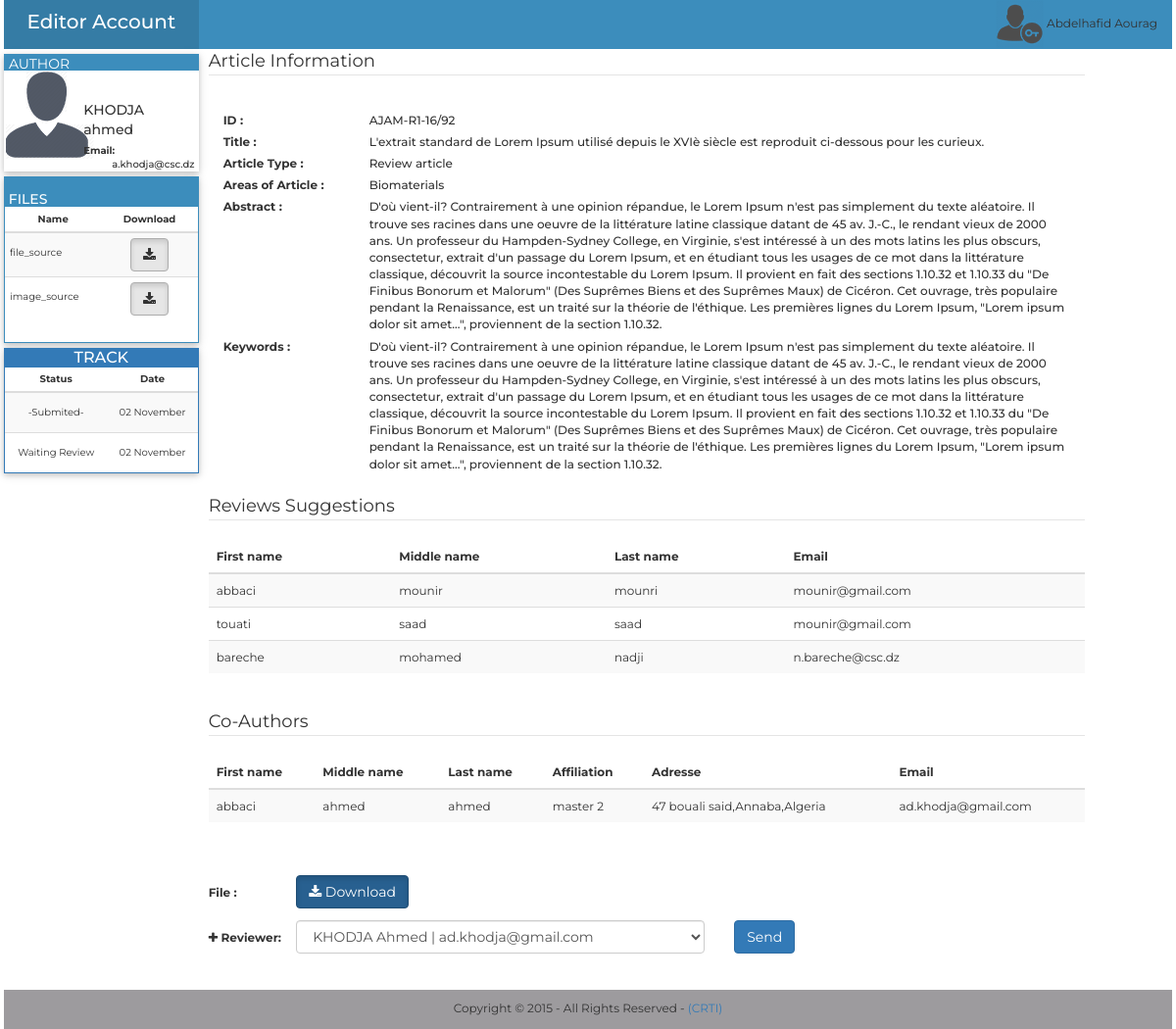
The page /Editor-in-chief/php/wait_rev.php?idar=92&et_e=155&idau=15 (signed in) on the database its author committed.
### tables this page shows
CREATE TABLE `personne` (
  `id` int(11) NOT NULL AUTO_INCREMENT,
  `fname` varchar(255) NOT NULL,
  `mname` varchar(255) DEFAULT NULL,
  `lname` varchar(255) NOT NULL,
  `affiliation` varchar(255) NOT NULL,
  `adresse` varchar(255) NOT NULL,
  `city` varchar(255) NOT NULL,
  `state` varchar(255) NOT NULL,
  `contry` varchar(255) NOT NULL,
  `pcode` varchar(10) NOT NULL,
  `email` varchar(255) NOT NULL,
  `phone` varchar(20) DEFAULT NULL,
  `fax` varchar(20) DEFAULT NULL,
  `password` varchar(255) NOT NULL,
  `date` datetime DEFAULT NULL,
  `title` varchar(255) NOT NULL,
  `grade` varchar(255) NOT NULL,
  PRIMARY KEY (`id`),
  UNIQUE KEY `email` (`email`)
);

CREATE TABLE `file` (
  `id` int(11) NOT NULL AUTO_INCREMENT,
  `name` varchar(255) NOT NULL,
  `size` varchar(255) DEFAULT NULL,
  `article` int(11) NOT NULL,
  `type` varchar(20) NOT NULL,
  `extension` varchar(255) DEFAULT NULL,
  PRIMARY KEY (`id`),
  KEY `article_fk` (`article`),
  CONSTRAINT `article_fk` FOREIGN KEY (`article`) REFERENCES `article` (`id`) ON DELETE CASCADE ON UPDATE CASCADE
);

CREATE TABLE `state_editor` (
  `id` int(11) NOT NULL AUTO_INCREMENT,
  `article` int(11) NOT NULL,
  `file` int(11) DEFAULT NULL,
  `etat` varchar(255) NOT NULL,
  `date` datetime NOT NULL,
  `editor` int(11) NOT NULL,
  `vu` varchar(255) DEFAULT 'no',
  PRIMARY KEY (`id`),
  KEY `fk_article_editor_chef` (`article`),
  KEY `fk_file_editor_chef` (`file`),
  CONSTRAINT `fk_article_editor_chef` FOREIGN KEY (`article`) REFERENCES `article` (`id`) ON DELETE CASCADE ON UPDATE CASCADE,
  CONSTRAINT `fk_file_editor_chef` FOREIGN KEY (`file`) REFERENCES `file` (`id`) ON DELETE CASCADE ON UPDATE CASCADE
);

CREATE TABLE `article` (
  `etiquette` varchar(255) DEFAULT NULL,
  `id` int(11) NOT NULL AUTO_INCREMENT,
  `author` int(11) NOT NULL,
  `title` mediumtext NOT NULL,
  `type` varchar(255) NOT NULL,
  `area` varchar(255) NOT NULL,
  `abstract` text NOT NULL,
  `keywords` text NOT NULL,
  `date` datetime NOT NULL,
  `state` varchar(255) NOT NULL,
  `cle` varchar(255) NOT NULL,
  PRIMARY KEY (`id`),
  KEY `author` (`author`),
  CONSTRAINT `author` FOREIGN KEY (`author`) REFERENCES `personne` (`id`) ON DELETE CASCADE ON UPDATE CASCADE
);

CREATE TABLE `sug_rev` (
  `id` int(11) NOT NULL AUTO_INCREMENT,
  `fname` varchar(255) NOT NULL,
  `lname` varchar(255) NOT NULL,
  `mname` varchar(255) NOT NULL,
  `email` varchar(255) NOT NULL,
  `article` int(255) DEFAULT NULL,
  PRIMARY KEY (`id`)
);

CREATE TABLE `co_author` (
  `id` int(11) NOT NULL AUTO_INCREMENT,
  `fname` varchar(100) NOT NULL,
  `mname` varchar(100) DEFAULT NULL,
  `lname` varchar(100) NOT NULL,
  `affiliation` varchar(255) NOT NULL,
  `adresse` varchar(255) NOT NULL,
  `email` varchar(100) NOT NULL,
  `article` int(11) NOT NULL,
  PRIMARY KEY (`id`),
  KEY `article` (`article`),
  CONSTRAINT `article` FOREIGN KEY (`article`) REFERENCES `article` (`id`) ON DELETE CASCADE ON UPDATE CASCADE
);

### Editor-in-chief/php/wait_rev.php (the view, shortened to what this page needs)
<?php
$id_article=$_GET['idar'];
$etat_editor=$_GET['et_e'];
include_once("../../../../php/cnx.php");
$select = $conn->query("SELECT etiquette,title,type,area,abstract,keywords,author FROM article WHERE id=".$id_article);
$row = $select->fetch_assoc();
$select_etat = $conn->query("SELECT id, etat,file, DATE_FORMAT(date, '%d %M') as date FROM state_editor WHERE article=".$id_article);
?>
<!doctype html>
<html xmlns="http://www.w3.org/1999/html" xmlns="http://www.w3.org/1999/html">
<head>
    <link href="../../../../bootstrap/css/bootstrap.min.css" rel="stylesheet" type="text/css">
    <link rel="stylesheet" href="../css/font-awesome.css" type="text/css" />
    <link href="../css/show2.css" rel="stylesheet" type="text/css">
</head>
<body>
<div class="container-fluid">
    <div class="row">
        <div class="col-sm-2 logo">
            <a class="no_color" href="../index2.php?t=sub"> <p class="text-center">Editor Account</p></a>
        </div>
        <div class="col-sm-10 bn">
            <div class="pull-right">
                <a class="no_color" href="log-out.php"><img src="../images/user.png"><?php echo  " ".$_SESSION['editor_in_chief_fname']." ". $_SESSION['editor_in_chief_lname']; ?></a>
            </div>
        </div>
    </div>
    <div class="row menu_row">
        <?php
        $select_author=$conn->query("SELECT fname,lname,email FROM personne WHERE id=".$row['author']);
        $row_author= $select_author->fetch_assoc();
        ?>
        <div class="col-sm-2 menu">
            <div class="row profile">
                <div class="hed"> <p>AUTHOR</p></div>
                <div class="col-sm-4 pading_left">
                    <img src="../images/profile.png" id="profile">
                </div>
                <div class="col-sm-7 pading_profile text_moyen">
                    <div class="form-group">
                        <div class="row min_height">
                            <label class="col-lg-12 control-label no_padding font_14" for="text"><?php echo $row_author['fname']." ".$row_author['lname']; ?>  </label>
                        </div>
                        <div class="row min_height">
                            <label class="col-lg-3 control-label no_padding" for="text">Email: </label>
                            <label class="col-lg-9 control-label no_padding text_label" for="text">&nbsp;<?php echo" ". $row_author['email']  ?> </label>
                        </div>
                    </div>
                </div>
            </div>
            <div class="row menu">
                <div class="panel panel-info panel_perso font_10">
                    <div class=" head_perso panel-heading ">
                        <h3 class="panel-title font_14">&nbsp;FILES</h3>
                    </div>
                    <div class="panel-body panel_body_perso">
                        <div class="row">
                            <table class="table table-striped table-condensed">
                                <thead>
                                <tr>
                                    <th width="50%" class="text-center">Name</th>
                                    <th width="50" class="text-center">Download</th>
                                </tr>
                                </thead>
                                <tbody>
                                <?php
                                $file_sources=$conn->query("SELECT name,size,type from file WHERE article=".$id_article." AND type like '%source'");
                                while($file_res=$file_sources->fetch_assoc()){
                                    echo "<tr><td ><span class='line_height'>".$file_res['type']."</span></td>";
                                    echo "<td class='text-center'><a href=\"downloads.php?id=".$row["author"]."&ida=".$id_article."&a=".$file_res['name']."\" style=\"color: #FFFFFF\"><button type=\"button\" class=\"btn btn-default active\"><i class=\"fa fa-download\"></i> </button></a></td></tr>";
                                }
                                ?>
                                </tbody>
                            </table>
                        </div>
                    </div>
                </div>
            </div>
            <div class="row menu">
                <?php
                if($select_etat->num_rows!=0){
                    echo"
<div class=\"panel panel-primary panel_perso\">
<div class=\"panel-heading head_perso\">
<h3 class=\"panel-title text-center\">TRACK</h3>
 </div>
  <table class=\"table table-striped table-condensed font_10\">
    <thead>
      <tr>
        <th  class=\"text-center\">Status</th>
        <th class=\"text-center\">Date</th>
      </tr>
    </thead>
    <tbody>";
                    while($row_etat = $select_etat->fetch_assoc()){
                        echo"
      <tr>
        <td class=\"text-center \"style=\"line-height:3;\">".$row_etat['etat']."</td>
        <td class=\"text-center\" style=\"line-height:3;\">".$row_etat['date']."</td>
      </tr>
    ";
                    }
                    echo"</tbody>
  </table>
</div>
";
                }
                ?>
            </div>
        </div>
        <div class="col-sm-9 pad" >
            <div class="row"><legend class="texte_legend">Article Information</legend> </div>
            <div class="form-group">
                <div class="row">
                    <div class="form-group">
                        <label for="text" class="col-lg-2 control-label">ID : </label>
                        <div class="col-lg-10">
                            <label for="text" class=" control-label text-left texte text_label"id="titre" ><?php echo $row['etiquette'].$id_article; ?> </label>
                        </div>
                    </div>
                </div><div class="row">
                    <div class="form-group">
                        <label for="text" class="col-lg-2 control-label">Title : </label>
                        <div class="col-lg-10">
                            <label for="text" class=" control-label text-left texte text_label"id="titre" ><?php echo $row['title']; ?> </label>
                        </div>
                    </div>
                </div>
                <div class="row">
                    <div class="form-group">
                        <label for="textarea" class="col-lg-2 control-label ">Article Type : </label>
                        <div class="col-lg-10">
                            <label for="text" class=" control-label text-left texte text_label"id="type_article" ><?php echo $row['type']; ?> </label>
                        </div>
                    </div>
                </div>
                <div class="row">
                    <div class="form-group">
                        <label for="select" class="col-lg-2 control-label">Areas of Article : </label>
                        <div class="col-lg-10">
                            <label for="text" class=" control-label text-left texte text_label"id="area_article" ><?php echo $row['area']; ?> </label>
                        </div>
                    </div>
                </div>
                <div class="row">
                    <div class="form-group">
                        <label for="text" class="col-lg-2 control-label">Abstract : </label>
                        <div class="col-lg-10">
                            <label for="text" class="  text-left texte text_label"id="abstract_article" ><?php  echo $row['abstract'] ; ?> </label>
                        </div>
                    </div>
                </div>
                <div class="row">
                    <div class="form-group">
                        <label for="text" class="col-lg-2 control-label">Keywords : </label>
                        <div class="col-lg-10">
                            <label for="text" class=" control-label text-left texte text_label"  ><?php echo $row['keywords']; ?> </label>
                        </div>
                    </div>
                </div>
                <?php
                $select2 = $conn->query("SELECT fname,mname,lname,email FROM sug_rev WHERE article=".$id_article);
                echo"
<div class=\"row\"><legend class='texte_legend'>Reviews Suggestions</legend> </div>
<div class=\"row\">
    <table class=\"table table-striped\" >
    <thead>
      <tr>
        <th>First name</th>
        <th>Middle name</th>
        <th>Last name</th>
        <th>Email</th>
      </tr>
    </thead>
    <tbody>";
                while($row2 = $select2->fetch_assoc()){
                    echo"
      <tr>
        <td class='texte'>".$row2['fname']."</td>
        <td class='texte'>".$row2['mname']."</td>
        <td class='texte'>".$row2['lname']."</td>
        <td class='texte'>".$row2['email']."</td>
      </tr>
                    ";
                }
                echo"</tbody>
  </table>
</div>
                       ";
                ?>
                <?php
                $co=$conn->query("SELECT fname,mname,lname,affiliation,adresse,email  FROM co_author WHERE article=".$id_article);
                if ($co->num_rows!=0) {
                    echo"
<div class=\"row\"><legend class='texte_legend'>Co-Authors </legend> </div>
<div class=\"row\">
    <table class=\"table table-striped\" >
    <thead>
      <tr>
        <th>First name</th>
        <th>Middle name</th>
        <th>Last name</th>
        <th>Affiliation</th>
        <th>Adresse</th>
        <th>Email</th>
      </tr>
    </thead>
    <tbody>";
                    while($co_row = $co->fetch_assoc()){
                        echo"
      <tr>
        <td class='texte'>".$co_row['fname']."</td>
        <td class='texte'>".$co_row['mname']."</td>
        <td class='texte'>".$co_row['lname']."</td>
        <td class='texte'>".$co_row['affiliation']."</td>
        <td class='texte'>".$co_row['adresse']."</td>
        <td class='texte'>".$co_row['email']."</td>
      </tr>
                    ";
                    }
                    echo"</tbody>
  </table>
</div>
                       ";
                }
                ?>
                <div class="row">
                    <div class="form-group">
                        <label for="text" class="col-lg-1 control-label bordure_n  "><span class="line_height">File :</span> </label>
                        <div class="col-lg-10">
                            <?php
                            $file=$conn->query("SELECT file  FROM state_editor WHERE  id=".$etat_editor);
                            $rowfile = $file->fetch_assoc();
                            $file=$conn->query("SELECT name  FROM file WHERE  id=".$rowfile['file']);
                            $rowfile2=$file->fetch_assoc();
                            echo" <a href=\"download.php?id=".$row["author"]."&ida=".$id_article."&a=".$rowfile2['name']."\" style=\"color: #FFFFFF\">";
                            ?><button type="button" class="btn btn-primary active"><i class="fa fa-download"></i> Download</button></a>
                        </div>
                    </div>
                </div>
                <div class="row">
                    <div class="form-group">
                        <label for="textarea" class="col-lg-1 control-label bordure_n"> <i class="fa fa-plus"></i><span class="line_height">&nbsp;Reviewer:</span>  </label>
                        <div class="col-lg-6">
                            <select  id="rev" class="form-control" name="tfile" >
                                <?php $select = $conn->query("SELECT id,fname,lname,email  FROM reviewer");
                                while($data = mysqli_fetch_assoc($select)){
                                    echo"<option value='".$data['id']."'>".$data['fname']." ".$data['lname']." | ".$data['email']."</option>";
                                }
                                ?>
                            </select>
                        </div>
                        <div class="col-lg-1">
                            <button type="button" class="btn btn-primary" id="send_rev"> Send </button>
                        </div>
                        <div class="col-lg-1">
                        </div>
                    </div>
                </div>
                </div>
            </div>
        </div>
    </div>
    <footer class=" footer_perso">
        <p class="text-center">Copyright &copy; 2015 - All Rights Reserved - <a href="http://www.csc.dz">(CRTI)</a></p>
    </footer>
</body>
</html>

### rows shown on the page
personne: fname "KHODJA", lname "ahmed", email "a.khodja@csc.dz"
file: type "file_source"
file: type "image_source"
state_editor: etat "-Submited-", date "02 November"
state_editor: etat "Waiting Review", date "02 November"
article: etiquette "AJAM-R1-16/", title "L'extrait standard de Lorem Ipsum utilisé depuis le XVIè siècle est reproduit ci-dessous pour les curieux.", type "Review article", area "Biomaterials", abstract "D'où vient-il? Contrairement à une opinion répandue, le Lorem Ipsum n'est pas simplement du texte aléatoire. Il trouve ses racines dans une oeuvre de la littérature latine classique datant de 45 av. J.-C., le rendant vieux de 2000 ans. Un professeur du Hampden-Sydney College, en Virginie, s'est intéressé à un des mots latins les plus obscurs, consectetur, extrait d'un passage du Lorem Ipsum, et en étudiant tous les usages de ce mot dans la littérature classique, découvrit la source incontestable du Lorem Ipsum. Il provient en fait des sections 1.10.32 et 1.10.33 du \"De Finibus Bonorum et Malorum\" (Des Suprêmes Biens et des Suprêmes Maux) de Cicéron. Cet ouvrage, très populaire pendant la…", keywords "D'où vient-il? Contrairement à une opinion répandue, le Lorem Ipsum n'est pas simplement du texte aléatoire. Il trouve ses racines dans une oeuvre de la littérature latine classique datant de 45 av. J.-C., le rendant vieux de 2000 ans. Un professeur du Hampden-Sydney College, en Virginie, s'est intéressé à un des mots latins les plus obscurs, consectetur, extrait d'un passage du Lorem Ipsum, et en étudiant tous les usages de ce mot dans la littérature classique, découvrit la source incontestable du Lorem Ipsum. Il provient en fait des sections 1.10.32 et 1.10.33 du \"De Finibus Bonorum et Malorum\" (Des Suprêmes Biens et des Suprêmes Maux) de Cicéron. Cet ouvrage, très populaire pendant la…"
sug_rev: fname "abbaci", mname "mounir", lname "mounri", email "mounir@gmail.com"
sug_rev: fname "touati", mname "saad", lname "saad", email "mounir@gmail.com"
sug_rev: fname "bareche", mname "mohamed", lname "nadji", email "n.bareche@csc.dz"
co_author: fname "abbaci", mname "ahmed", lname "ahmed", affiliation "master 2", adresse "47 bouali said,Annaba,Algeria", email "ad.khodja@gmail.com"

### other values the page prints
$_SESSION['editor_in_chief_fname'] "Abdelhafid"
$_SESSION['editor_in_chief_lname'] "Aourag"
$id_article "92"
form field tfile "KHODJA Ahmed | ad.khodja@gmail.com"
